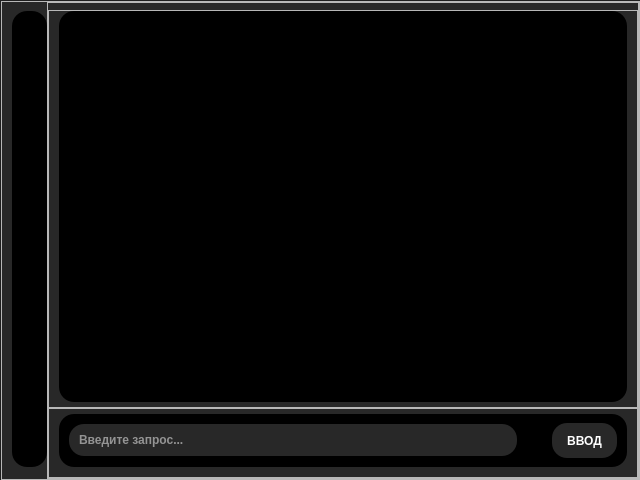
<?xml version="1.0" encoding="UTF-8"?>
<ui version="4.0">
 <class>MainWindow</class>
 <widget class="QMainWindow" name="MainWindow">
  <property name="geometry">
   <rect>
    <x>0</x>
    <y>0</y>
    <width>640</width>
    <height>480</height>
   </rect>
  </property>
  <property name="sizePolicy">
   <sizepolicy hsizetype="Fixed" vsizetype="Fixed">
    <horstretch>0</horstretch>
    <verstretch>0</verstretch>
   </sizepolicy>
  </property>
  <property name="minimumSize">
   <size>
    <width>640</width>
    <height>480</height>
   </size>
  </property>
  <property name="maximumSize">
   <size>
    <width>640</width>
    <height>484</height>
   </size>
  </property>
  <property name="windowTitle">
   <string>MainWindow</string>
  </property>
  <property name="styleSheet">
   <string notr="true"/>
  </property>
  <widget class="QWidget" name="centralwidget">
   <layout class="QHBoxLayout" name="horizontalLayout">
    <property name="spacing">
     <number>0</number>
    </property>
    <property name="leftMargin">
     <number>0</number>
    </property>
    <property name="topMargin">
     <number>0</number>
    </property>
    <property name="rightMargin">
     <number>0</number>
    </property>
    <property name="bottomMargin">
     <number>0</number>
    </property>
    <item>
     <widget class="QFrame" name="Background">
      <property name="styleSheet">
       <string notr="true">#Background {
background-color: rgb(40,40,40);
}</string>
      </property>
      <property name="frameShape">
       <enum>QFrame::StyledPanel</enum>
      </property>
      <property name="frameShadow">
       <enum>QFrame::Raised</enum>
      </property>
      <layout class="QVBoxLayout" name="verticalLayout">
       <property name="spacing">
        <number>0</number>
       </property>
       <property name="leftMargin">
        <number>0</number>
       </property>
       <property name="topMargin">
        <number>0</number>
       </property>
       <property name="rightMargin">
        <number>0</number>
       </property>
       <property name="bottomMargin">
        <number>0</number>
       </property>
       <item>
        <widget class="QFrame" name="frame">
         <property name="sizePolicy">
          <sizepolicy hsizetype="Preferred" vsizetype="Expanding">
           <horstretch>0</horstretch>
           <verstretch>0</verstretch>
          </sizepolicy>
         </property>
         <property name="minimumSize">
          <size>
           <width>639</width>
           <height>479</height>
          </size>
         </property>
         <property name="maximumSize">
          <size>
           <width>639</width>
           <height>479</height>
          </size>
         </property>
         <property name="frameShape">
          <enum>QFrame::StyledPanel</enum>
         </property>
         <property name="frameShadow">
          <enum>QFrame::Raised</enum>
         </property>
         <layout class="QHBoxLayout" name="horizontalLayout_2">
          <property name="spacing">
           <number>0</number>
          </property>
          <property name="leftMargin">
           <number>0</number>
          </property>
          <property name="topMargin">
           <number>0</number>
          </property>
          <property name="rightMargin">
           <number>0</number>
          </property>
          <property name="bottomMargin">
           <number>0</number>
          </property>
          <item>
           <widget class="QFrame" name="Menu">
            <property name="sizePolicy">
             <sizepolicy hsizetype="Preferred" vsizetype="Expanding">
              <horstretch>0</horstretch>
              <verstretch>0</verstretch>
             </sizepolicy>
            </property>
            <property name="minimumSize">
             <size>
              <width>45</width>
              <height>478</height>
             </size>
            </property>
            <property name="maximumSize">
             <size>
              <width>100</width>
              <height>478</height>
             </size>
            </property>
            <property name="styleSheet">
             <string notr="true"/>
            </property>
            <property name="frameShape">
             <enum>QFrame::Panel</enum>
            </property>
            <property name="frameShadow">
             <enum>QFrame::Plain</enum>
            </property>
            <property name="lineWidth">
             <number>0</number>
            </property>
            <layout class="QHBoxLayout" name="horizontalLayout_6">
             <property name="spacing">
              <number>0</number>
             </property>
             <property name="leftMargin">
              <number>10</number>
             </property>
             <property name="topMargin">
              <number>9</number>
             </property>
             <property name="rightMargin">
              <number>0</number>
             </property>
             <property name="bottomMargin">
              <number>13</number>
             </property>
             <item>
              <widget class="QFrame" name="frame_3">
               <property name="styleSheet">
                <string notr="true">background-color: rgb(0,0,0);
border-radius: 15px;
</string>
               </property>
               <property name="frameShape">
                <enum>QFrame::StyledPanel</enum>
               </property>
               <property name="frameShadow">
                <enum>QFrame::Raised</enum>
               </property>
               <layout class="QVBoxLayout" name="verticalLayout_3">
                <property name="spacing">
                 <number>0</number>
                </property>
                <property name="leftMargin">
                 <number>0</number>
                </property>
                <property name="topMargin">
                 <number>0</number>
                </property>
                <property name="rightMargin">
                 <number>0</number>
                </property>
                <property name="bottomMargin">
                 <number>378</number>
                </property>
                <item alignment="Qt::AlignHCenter">
                 <widget class="QToolButton" name="toolButton_3">
                  <property name="styleSheet">
                   <string notr="true">background: transparenty;
border_radius: 5px;</string>
                  </property>
                  <property name="text">
                   <string/>
                  </property>
                  <property name="icon">
                   <iconset>
                    <normaloff>menu_1.png</normaloff>menu_1.png</iconset>
                  </property>
                  <property name="iconSize">
                   <size>
                    <width>24</width>
                    <height>24</height>
                   </size>
                  </property>
                 </widget>
                </item>
                <item alignment="Qt::AlignHCenter">
                 <widget class="QToolButton" name="toolButton_2">
                  <property name="text">
                   <string>...</string>
                  </property>
                 </widget>
                </item>
               </layout>
              </widget>
             </item>
            </layout>
           </widget>
          </item>
          <item>
           <widget class="QFrame" name="Consol">
            <property name="sizePolicy">
             <sizepolicy hsizetype="Expanding" vsizetype="Expanding">
              <horstretch>0</horstretch>
              <verstretch>0</verstretch>
             </sizepolicy>
            </property>
            <property name="minimumSize">
             <size>
              <width>0</width>
              <height>398</height>
             </size>
            </property>
            <property name="maximumSize">
             <size>
              <width>604</width>
              <height>478</height>
             </size>
            </property>
            <property name="frameShape">
             <enum>QFrame::StyledPanel</enum>
            </property>
            <property name="frameShadow">
             <enum>QFrame::Raised</enum>
            </property>
            <layout class="QVBoxLayout" name="verticalLayout_2">
             <property name="spacing">
              <number>0</number>
             </property>
             <property name="leftMargin">
              <number>0</number>
             </property>
             <property name="topMargin">
              <number>7</number>
             </property>
             <property name="rightMargin">
              <number>0</number>
             </property>
             <property name="bottomMargin">
              <number>0</number>
             </property>
             <item>
              <widget class="QFrame" name="Display">
               <property name="sizePolicy">
                <sizepolicy hsizetype="Expanding" vsizetype="Preferred">
                 <horstretch>0</horstretch>
                 <verstretch>0</verstretch>
                </sizepolicy>
               </property>
               <property name="maximumSize">
                <size>
                 <width>16777215</width>
                 <height>601</height>
                </size>
               </property>
               <property name="styleSheet">
                <string notr="true"/>
               </property>
               <property name="frameShape">
                <enum>QFrame::StyledPanel</enum>
               </property>
               <property name="frameShadow">
                <enum>QFrame::Raised</enum>
               </property>
               <layout class="QHBoxLayout" name="horizontalLayout_4">
                <property name="spacing">
                 <number>0</number>
                </property>
                <property name="leftMargin">
                 <number>10</number>
                </property>
                <property name="topMargin">
                 <number>0</number>
                </property>
                <property name="rightMargin">
                 <number>10</number>
                </property>
                <property name="bottomMargin">
                 <number>5</number>
                </property>
                <item>
                 <widget class="QTextBrowser" name="textBrowser">
                  <property name="font">
                   <font>
                    <family>System</family>
                    <pointsize>12</pointsize>
                    <weight>75</weight>
                    <bold>true</bold>
                   </font>
                  </property>
                  <property name="focusPolicy">
                   <enum>Qt::ClickFocus</enum>
                  </property>
                  <property name="contextMenuPolicy">
                   <enum>Qt::NoContextMenu</enum>
                  </property>
                  <property name="styleSheet">
                   <string notr="true">border-radius: 15px;
padding:5px;
background-color: rgb(0,0,0);
color:white;
padding-left: 15px;
writing-mode: vertical-lr;</string>
                  </property>
                  <property name="lineWidth">
                   <number>0</number>
                  </property>
                  <property name="horizontalScrollBarPolicy">
                   <enum>Qt::ScrollBarAsNeeded</enum>
                  </property>
                  <property name="sizeAdjustPolicy">
                   <enum>QAbstractScrollArea::AdjustIgnored</enum>
                  </property>
                 </widget>
                </item>
               </layout>
              </widget>
             </item>
             <item>
              <widget class="QFrame" name="Buttons">
               <property name="sizePolicy">
                <sizepolicy hsizetype="Expanding" vsizetype="Preferred">
                 <horstretch>0</horstretch>
                 <verstretch>0</verstretch>
                </sizepolicy>
               </property>
               <property name="minimumSize">
                <size>
                 <width>0</width>
                 <height>70</height>
                </size>
               </property>
               <property name="maximumSize">
                <size>
                 <width>601</width>
                 <height>70</height>
                </size>
               </property>
               <property name="styleSheet">
                <string notr="true"/>
               </property>
               <property name="frameShape">
                <enum>QFrame::StyledPanel</enum>
               </property>
               <property name="frameShadow">
                <enum>QFrame::Raised</enum>
               </property>
               <layout class="QHBoxLayout" name="horizontalLayout_3">
                <property name="spacing">
                 <number>0</number>
                </property>
                <property name="leftMargin">
                 <number>10</number>
                </property>
                <property name="topMargin">
                 <number>5</number>
                </property>
                <property name="rightMargin">
                 <number>10</number>
                </property>
                <property name="bottomMargin">
                 <number>10</number>
                </property>
                <item>
                 <widget class="QFrame" name="frame_2">
                  <property name="sizePolicy">
                   <sizepolicy hsizetype="Expanding" vsizetype="Preferred">
                    <horstretch>0</horstretch>
                    <verstretch>0</verstretch>
                   </sizepolicy>
                  </property>
                  <property name="maximumSize">
                   <size>
                    <width>577</width>
                    <height>70</height>
                   </size>
                  </property>
                  <property name="styleSheet">
                   <string notr="true">background-color: rgb(0, 0, 0);
border-radius: 15px;</string>
                  </property>
                  <property name="frameShape">
                   <enum>QFrame::StyledPanel</enum>
                  </property>
                  <property name="frameShadow">
                   <enum>QFrame::Raised</enum>
                  </property>
                  <layout class="QHBoxLayout" name="horizontalLayout_5">
                   <property name="spacing">
                    <number>0</number>
                   </property>
                   <property name="leftMargin">
                    <number>10</number>
                   </property>
                   <property name="topMargin">
                    <number>0</number>
                   </property>
                   <property name="rightMargin">
                    <number>10</number>
                   </property>
                   <property name="bottomMargin">
                    <number>0</number>
                   </property>
                   <item>
                    <widget class="QLineEdit" name="lineEdit_2">
                     <property name="font">
                      <font>
                       <family>System</family>
                       <weight>75</weight>
                       <bold>true</bold>
                      </font>
                     </property>
                     <property name="styleSheet">
                      <string notr="true">border-radius:15px;
padding:8px;
background-color: rgb(40,40,40);
color:white;
</string>
                     </property>
                     <property name="text">
                      <string/>
                     </property>
                     <property name="frame">
                      <bool>true</bool>
                     </property>
                     <property name="alignment">
                      <set>Qt::AlignLeading|Qt::AlignLeft|Qt::AlignVCenter</set>
                     </property>
                     <property name="dragEnabled">
                      <bool>false</bool>
                     </property>
                     <property name="placeholderText">
                      <string>Введите запрос...</string>
                     </property>
                    </widget>
                   </item>
                   <item>
                    <widget class="QPushButton" name="pushButton_2">
                     <property name="sizePolicy">
                      <sizepolicy hsizetype="Fixed" vsizetype="Fixed">
                       <horstretch>0</horstretch>
                       <verstretch>0</verstretch>
                      </sizepolicy>
                     </property>
                     <property name="minimumSize">
                      <size>
                       <width>35</width>
                       <height>50</height>
                      </size>
                     </property>
                     <property name="maximumSize">
                      <size>
                       <width>35</width>
                       <height>50</height>
                      </size>
                     </property>
                     <property name="palette">
                      <palette>
                       <active>
                        <colorrole role="WindowText">
                         <brush brushstyle="SolidPattern">
                          <color alpha="255">
                           <red>255</red>
                           <green>255</green>
                           <blue>255</blue>
                          </color>
                         </brush>
                        </colorrole>
                        <colorrole role="Button">
                         <brush brushstyle="LinearGradientPattern">
                          <gradient startx="0.000000000000000" starty="0.000000000000000" endx="1.000000000000000" endy="0.000000000000000" type="LinearGradient" spread="PadSpread" coordinatemode="ObjectBoundingMode">
                           <gradientstop position="0.000000000000000">
                            <color alpha="0">
                             <red>0</red>
                             <green>0</green>
                             <blue>0</blue>
                            </color>
                           </gradientstop>
                           <gradientstop position="1.000000000000000">
                            <color alpha="0">
                             <red>255</red>
                             <green>255</green>
                             <blue>255</blue>
                            </color>
                           </gradientstop>
                          </gradient>
                         </brush>
                        </colorrole>
                        <colorrole role="Text">
                         <brush brushstyle="SolidPattern">
                          <color alpha="255">
                           <red>255</red>
                           <green>255</green>
                           <blue>255</blue>
                          </color>
                         </brush>
                        </colorrole>
                        <colorrole role="ButtonText">
                         <brush brushstyle="SolidPattern">
                          <color alpha="255">
                           <red>255</red>
                           <green>255</green>
                           <blue>255</blue>
                          </color>
                         </brush>
                        </colorrole>
                        <colorrole role="Base">
                         <brush brushstyle="LinearGradientPattern">
                          <gradient startx="0.000000000000000" starty="0.000000000000000" endx="1.000000000000000" endy="0.000000000000000" type="LinearGradient" spread="PadSpread" coordinatemode="ObjectBoundingMode">
                           <gradientstop position="0.000000000000000">
                            <color alpha="0">
                             <red>0</red>
                             <green>0</green>
                             <blue>0</blue>
                            </color>
                           </gradientstop>
                           <gradientstop position="1.000000000000000">
                            <color alpha="0">
                             <red>255</red>
                             <green>255</green>
                             <blue>255</blue>
                            </color>
                           </gradientstop>
                          </gradient>
                         </brush>
                        </colorrole>
                        <colorrole role="Window">
                         <brush brushstyle="LinearGradientPattern">
                          <gradient startx="0.000000000000000" starty="0.000000000000000" endx="1.000000000000000" endy="0.000000000000000" type="LinearGradient" spread="PadSpread" coordinatemode="ObjectBoundingMode">
                           <gradientstop position="0.000000000000000">
                            <color alpha="0">
                             <red>0</red>
                             <green>0</green>
                             <blue>0</blue>
                            </color>
                           </gradientstop>
                           <gradientstop position="1.000000000000000">
                            <color alpha="0">
                             <red>255</red>
                             <green>255</green>
                             <blue>255</blue>
                            </color>
                           </gradientstop>
                          </gradient>
                         </brush>
                        </colorrole>
                       </active>
                       <inactive>
                        <colorrole role="WindowText">
                         <brush brushstyle="SolidPattern">
                          <color alpha="255">
                           <red>255</red>
                           <green>255</green>
                           <blue>255</blue>
                          </color>
                         </brush>
                        </colorrole>
                        <colorrole role="Button">
                         <brush brushstyle="LinearGradientPattern">
                          <gradient startx="0.000000000000000" starty="0.000000000000000" endx="1.000000000000000" endy="0.000000000000000" type="LinearGradient" spread="PadSpread" coordinatemode="ObjectBoundingMode">
                           <gradientstop position="0.000000000000000">
                            <color alpha="0">
                             <red>0</red>
                             <green>0</green>
                             <blue>0</blue>
                            </color>
                           </gradientstop>
                           <gradientstop position="1.000000000000000">
                            <color alpha="0">
                             <red>255</red>
                             <green>255</green>
                             <blue>255</blue>
                            </color>
                           </gradientstop>
                          </gradient>
                         </brush>
                        </colorrole>
                        <colorrole role="Text">
                         <brush brushstyle="SolidPattern">
                          <color alpha="255">
                           <red>255</red>
                           <green>255</green>
                           <blue>255</blue>
                          </color>
                         </brush>
                        </colorrole>
                        <colorrole role="ButtonText">
                         <brush brushstyle="SolidPattern">
                          <color alpha="255">
                           <red>255</red>
                           <green>255</green>
                           <blue>255</blue>
                          </color>
                         </brush>
                        </colorrole>
                        <colorrole role="Base">
                         <brush brushstyle="LinearGradientPattern">
                          <gradient startx="0.000000000000000" starty="0.000000000000000" endx="1.000000000000000" endy="0.000000000000000" type="LinearGradient" spread="PadSpread" coordinatemode="ObjectBoundingMode">
                           <gradientstop position="0.000000000000000">
                            <color alpha="0">
                             <red>0</red>
                             <green>0</green>
                             <blue>0</blue>
                            </color>
                           </gradientstop>
                           <gradientstop position="1.000000000000000">
                            <color alpha="0">
                             <red>255</red>
                             <green>255</green>
                             <blue>255</blue>
                            </color>
                           </gradientstop>
                          </gradient>
                         </brush>
                        </colorrole>
                        <colorrole role="Window">
                         <brush brushstyle="LinearGradientPattern">
                          <gradient startx="0.000000000000000" starty="0.000000000000000" endx="1.000000000000000" endy="0.000000000000000" type="LinearGradient" spread="PadSpread" coordinatemode="ObjectBoundingMode">
                           <gradientstop position="0.000000000000000">
                            <color alpha="0">
                             <red>0</red>
                             <green>0</green>
                             <blue>0</blue>
                            </color>
                           </gradientstop>
                           <gradientstop position="1.000000000000000">
                            <color alpha="0">
                             <red>255</red>
                             <green>255</green>
                             <blue>255</blue>
                            </color>
                           </gradientstop>
                          </gradient>
                         </brush>
                        </colorrole>
                       </inactive>
                       <disabled>
                        <colorrole role="WindowText">
                         <brush brushstyle="SolidPattern">
                          <color alpha="255">
                           <red>255</red>
                           <green>255</green>
                           <blue>255</blue>
                          </color>
                         </brush>
                        </colorrole>
                        <colorrole role="Button">
                         <brush brushstyle="LinearGradientPattern">
                          <gradient startx="0.000000000000000" starty="0.000000000000000" endx="1.000000000000000" endy="0.000000000000000" type="LinearGradient" spread="PadSpread" coordinatemode="ObjectBoundingMode">
                           <gradientstop position="0.000000000000000">
                            <color alpha="0">
                             <red>0</red>
                             <green>0</green>
                             <blue>0</blue>
                            </color>
                           </gradientstop>
                           <gradientstop position="1.000000000000000">
                            <color alpha="0">
                             <red>255</red>
                             <green>255</green>
                             <blue>255</blue>
                            </color>
                           </gradientstop>
                          </gradient>
                         </brush>
                        </colorrole>
                        <colorrole role="Text">
                         <brush brushstyle="SolidPattern">
                          <color alpha="255">
                           <red>255</red>
                           <green>255</green>
                           <blue>255</blue>
                          </color>
                         </brush>
                        </colorrole>
                        <colorrole role="ButtonText">
                         <brush brushstyle="SolidPattern">
                          <color alpha="255">
                           <red>255</red>
                           <green>255</green>
                           <blue>255</blue>
                          </color>
                         </brush>
                        </colorrole>
                        <colorrole role="Base">
                         <brush brushstyle="LinearGradientPattern">
                          <gradient startx="0.000000000000000" starty="0.000000000000000" endx="1.000000000000000" endy="0.000000000000000" type="LinearGradient" spread="PadSpread" coordinatemode="ObjectBoundingMode">
                           <gradientstop position="0.000000000000000">
                            <color alpha="0">
                             <red>0</red>
                             <green>0</green>
                             <blue>0</blue>
                            </color>
                           </gradientstop>
                           <gradientstop position="1.000000000000000">
                            <color alpha="0">
                             <red>255</red>
                             <green>255</green>
                             <blue>255</blue>
                            </color>
                           </gradientstop>
                          </gradient>
                         </brush>
                        </colorrole>
                        <colorrole role="Window">
                         <brush brushstyle="LinearGradientPattern">
                          <gradient startx="0.000000000000000" starty="0.000000000000000" endx="1.000000000000000" endy="0.000000000000000" type="LinearGradient" spread="PadSpread" coordinatemode="ObjectBoundingMode">
                           <gradientstop position="0.000000000000000">
                            <color alpha="0">
                             <red>0</red>
                             <green>0</green>
                             <blue>0</blue>
                            </color>
                           </gradientstop>
                           <gradientstop position="1.000000000000000">
                            <color alpha="0">
                             <red>255</red>
                             <green>255</green>
                             <blue>255</blue>
                            </color>
                           </gradientstop>
                          </gradient>
                         </brush>
                        </colorrole>
                       </disabled>
                      </palette>
                     </property>
                     <property name="font">
                      <font>
                       <family>System</family>
                       <weight>75</weight>
                       <bold>true</bold>
                      </font>
                     </property>
                     <property name="styleSheet">
                      <string notr="true">border-radius:15px;
background-color: qlineargradient(spread:pad, x1:0, y1:0, x2:1, y2:0, stop:0 rgba(0, 0, 0, 0), stop:1 rgba(255, 255, 255, 0));
color:white;
</string>
                     </property>
                     <property name="text">
                      <string/>
                     </property>
                     <property name="iconSize">
                      <size>
                       <width>50</width>
                       <height>50</height>
                      </size>
                     </property>
                     <property name="checkable">
                      <bool>true</bool>
                     </property>
                    </widget>
                   </item>
                   <item>
                    <widget class="QPushButton" name="pushButton_4">
                     <property name="sizePolicy">
                      <sizepolicy hsizetype="Fixed" vsizetype="Fixed">
                       <horstretch>0</horstretch>
                       <verstretch>0</verstretch>
                      </sizepolicy>
                     </property>
                     <property name="minimumSize">
                      <size>
                       <width>65</width>
                       <height>35</height>
                      </size>
                     </property>
                     <property name="maximumSize">
                      <size>
                       <width>65</width>
                       <height>35</height>
                      </size>
                     </property>
                     <property name="font">
                      <font>
                       <family>System</family>
                       <weight>75</weight>
                       <bold>true</bold>
                      </font>
                     </property>
                     <property name="styleSheet">
                      <string notr="true">
QPushButton {
border-radius:15px;
padding:5px;
background-color: rgb(40,40,40);
color:white;
}
QPushButton:hover {
border-radius:15px;
padding:5px;
background-color: rgb(20,20,20);
color:white;
}
QPushButton: pressed{
background-color: rgb(10,10,10);
}</string>
                     </property>
                     <property name="text">
                      <string>ВВОД</string>
                     </property>
                    </widget>
                   </item>
                  </layout>
                 </widget>
                </item>
               </layout>
              </widget>
             </item>
            </layout>
           </widget>
          </item>
         </layout>
        </widget>
       </item>
      </layout>
     </widget>
    </item>
   </layout>
  </widget>
 </widget>
 <resources/>
 <connections/>
</ui>
